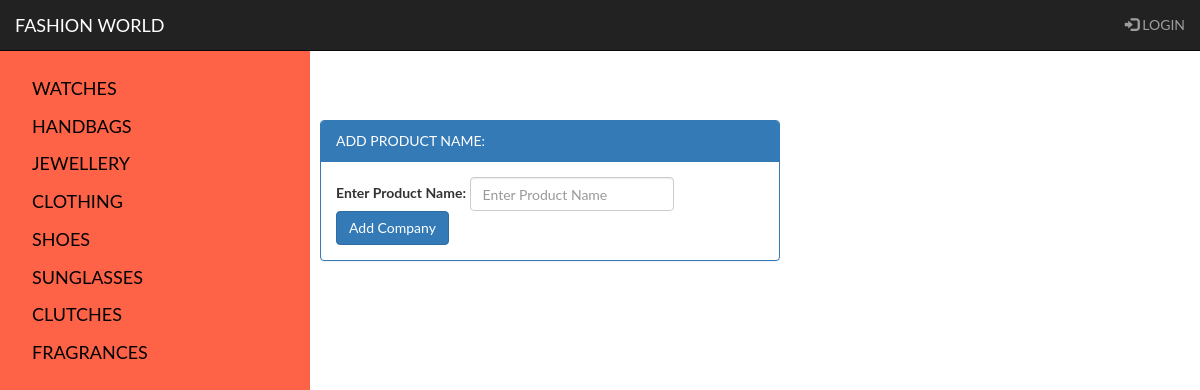
The app's page /ProductStore/addProductName with its own data.
### Data_Setup.py (models this page shows, shortened)
class ProductName(Base):
    __tablename__ = 'productname'
    id = Column(Integer, primary_key=True)
    name = Column(String(250), nullable=False)
    user_id = Column(Integer, ForeignKey('user.id'))
    user = relationship(User, backref="productname")

### main.py (the view)
@app.route('/ProductStore/addProductName', methods=['POST', 'GET'])
def addProductName():
    if request.method == 'POST':
        company = ProductName(name=request.form['name'],
                              user_id=login_session['user_id'])
        session.add(company)
        session.commit()
        return redirect(url_for('ProductStore'))
    else:
        return render_template('addProductName.html', tbs_cat=tbs_cat)

### templates/addProductName.html
{% include 'nav.html' %}
<div class="main">
{% block content %}
	<div class="">
		<div style="width: 500px;">
			<div class="panel panel-primary" style="margin: 20px;">
				<div class="panel-heading">ADD PRODUCT NAME:</div>
				<div class="panel-body">
					<form class="form-inline" action="{{ url_for('addProductName')}}" method="POST">
						  <label for="email" class="mr-sm-2">Enter Product Name:</label>
						  <input type="text" class="form-control mb-2 mr-sm-2" name="name" placeholder="Enter Product Name" required>
						  <input type="submit" class="btn btn-primary mb-2" value="Add Company">
					</form>
				</div>
			</div>
		</div>
	</div>
{% endblock content %}

### templates/nav.html (shortened to what this page needs)
<!DOCTYPE html>
<html lang="en">
<head>
  <link rel="stylesheet" href="https://maxcdn.bootstrapcdn.com/bootstrap/3.3.7/css/bootstrap.min.css">
</head>
<body>
<nav class="navbar navbar-inverse  navbar-fixed-top">
  <div class="container-fluid">
    <div class="navbar-header">
      <a class="navbar-brand" href="{{ url_for('home') }}">FASHION WORLD</a>
    </div>
    <ul class="nav navbar-nav navbar-right">
      {% if 'username' in session %}
            <li><button class="btn btn-warning mr-sm-2" style="margin-top: 5px;"><a href="{{ url_for('addProductName')}}">ADD PRODUCT CATEGORY</a></button></li>
            <li style="margin: 10px;"><p class="text-primary mr-sm-2">{{ session.username }}</p></li>
            <li><a href="{{ url_for('logout')}}"><span class="glyphicon glyphicon-log-in"></span> LOGOUT</a></li>
      {% else %}
            <li><a href="{{ url_for('showLogin')}}"><span class="glyphicon glyphicon-log-in"></span> LOGIN</a></li>
      {% endif %}
    </ul>
  </div>
</nav>
<div class="sidenav">
  <table>
      {% for tb in tbs_cat %}
      <tr>
          <td><a href="{{ url_for('showProducts',tbid=tb.id)}}">{{tb.name}}</a></td>
        </tr>
      {% endfor %}
  </table>
</div>
</body>
</html>

### templates/nav.html (style rules this page uses)
body { font-family: "Lato", jokerman; }
.sidenav { height: 100%; width: 310px; position: fixed; z-index: 1; top: 50px; left: 0; background-color: tomato; overflow-x: hidden; padding-top: 20px; }
.sidenav a { padding: 6px 6px 6px 32px; text-decoration: none; font-size: 18px; color: black; display: block; }
.main { margin-left: 300px; }

### records on screen
ProductName: name "WATCHES"
ProductName: name "HANDBAGS"
ProductName: name "JEWELLERY"
ProductName: name "CLOTHING"
ProductName: name "SHOES"
ProductName: name "SUNGLASSES"
ProductName: name "CLUTCHES"
ProductName: name "FRAGRANCES"
